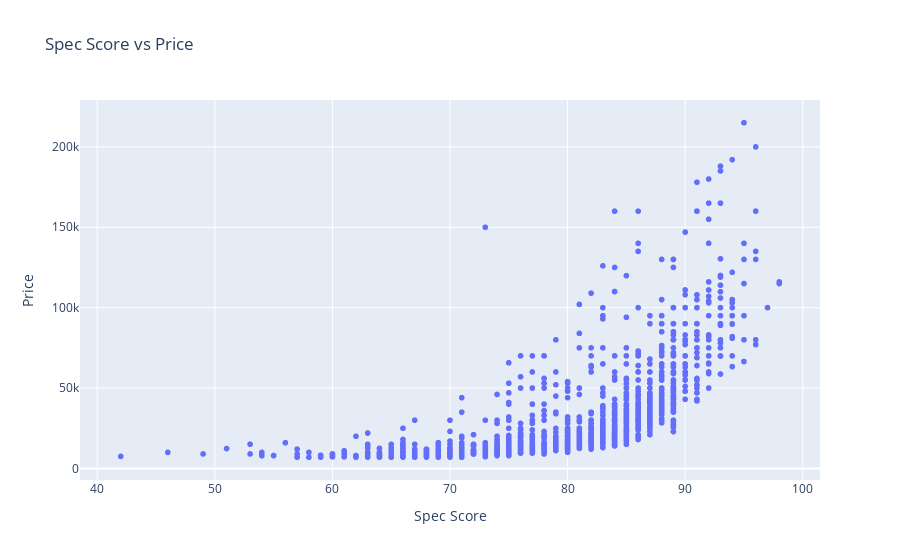

Write notebook code for a chart like this one.
### Markdown cell above
## Specs Importance

### Code cell
specs_imp_df = file[['Name', 'Spec_score', 'Price']].copy()

px.scatter(x=specs_imp_df['Spec_score'], y=specs_imp_df['Price'], title='Spec Score vs Price', labels={'x': 'Spec Score', 'y': 'Price'})

### Figure 1 — Plotly figure (JSON) as saved in the notebook; plotly's stock layout.template omitted (floating-point values rounded to 4 significant figures; data arrays with more than 128 entries replaced by an {"elided": "..."} marker saying what was removed)
{"data": [{"hovertemplate": "Spec Score=%{x}<br>Price=%{y}<extra></extra>", "legendgroup": "", "marker": {"color": "#636efa", "symbol": "circle"}, "mode": "markers", "name": "", "showlegend": false, "type": "scattergl", "x": {"elided": "1370 int values"}, "xaxis": "x", "y": {"elided": "1370 int values"}, "yaxis": "y"}], "layout": {"legend": {"tracegroupgap": 0}, "title": {"text": "Spec Score vs Price"}, "xaxis": {"anchor": "y", "domain": [0, 1], "title": {"text": "Spec Score"}}, "yaxis": {"anchor": "x", "domain": [0, 1], "title": {"text": "Price"}}}}
